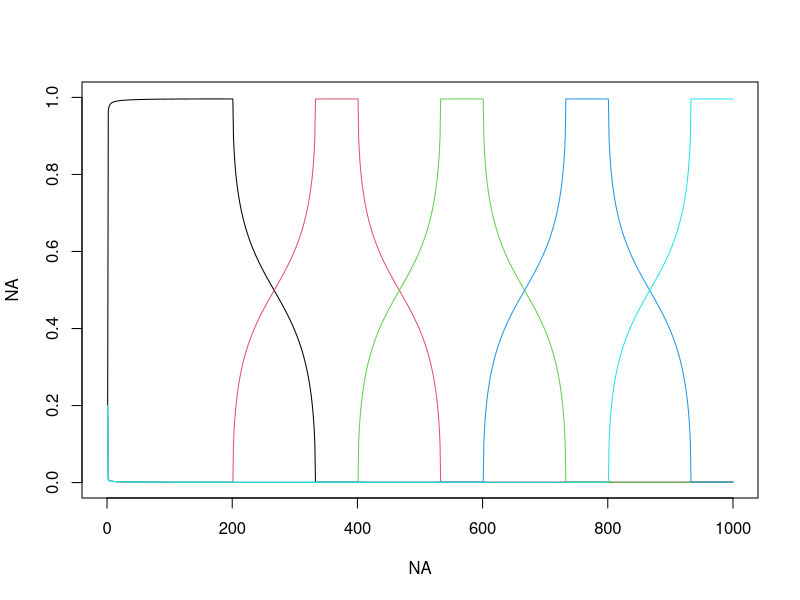
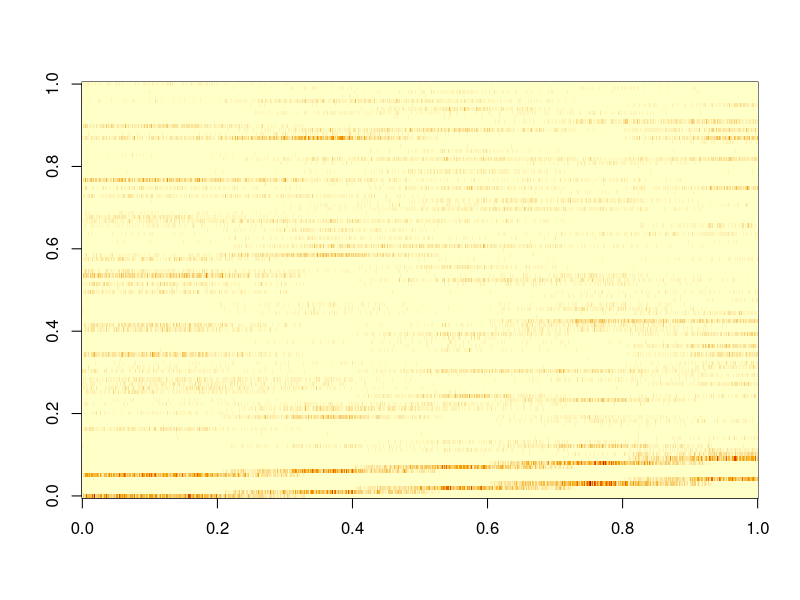
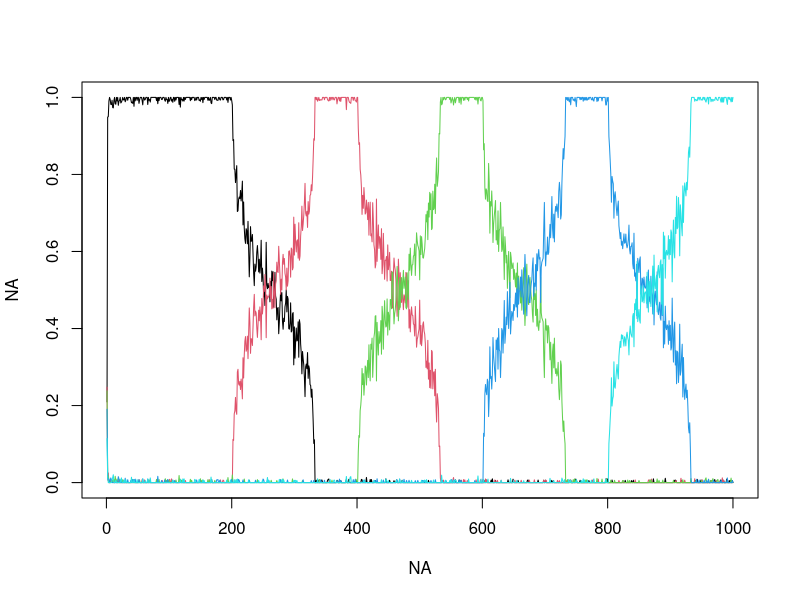
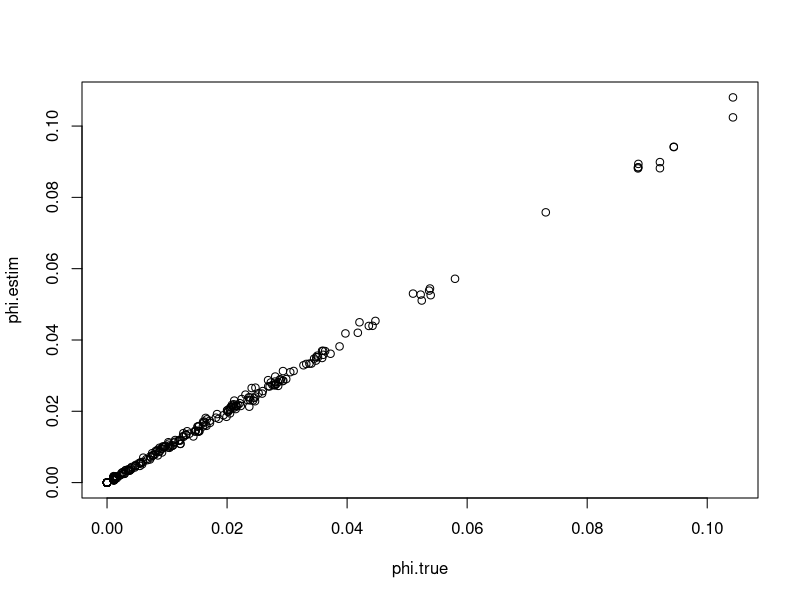

Here is the R script that generated these plots, in order: (Note: this script raises an error after producing the figures.)
rm(list=ls(all=TRUE))
set.seed(4)

nloc=1000
nspp=100
ncommun=5
base=floor(nloc/(ncommun-2))

#generate thetas
x=seq(from=-1,to=1,length.out=base)
y=sqrt(1-(x^2))*0.1
min1=0.0001
y[y<min1]=min1
# plot(x,y)
  
init=floor(nloc/ncommun)
seq1=c(seq(from=1,to=nloc,by=init),nloc)
  
theta=matrix(min1,nloc,ncommun)
for (i in 1:ncommun){
  seq2=seq1[i]:(seq1[i]+base-1)
  seq3=seq2[seq2<=nloc]
  theta[seq3,i]=y[1:length(seq3)]
}
theta=theta/matrix(apply(theta,1,sum),nloc,ncommun)
theta.true=theta
  
plot(NA,NA,xlim=c(0,nloc),ylim=c(0,1))
for (i in 1:ncommun) lines(1:nloc,theta[,i],col=i)
  
#generate phi  
tmp=matrix(rnorm(ncommun*nspp,mean=0,sd=2),ncommun,nspp)
tmp[tmp<0.1]=0.1
tmp[,1:(2*ncommun)]=cbind(diag(8,ncommun),diag(8,ncommun))
phi=tmp/matrix(rowSums(tmp),ncommun,nspp)
round(phi[,1:20],2)
table(round(phi,2))

unique(rowSums(phi))
phi.true=phi

#generate actual observations y
nl=floor(runif(nloc,min=100,max=200))
nlk=matrix(NA,nloc,ncommun)
nks=matrix(0,ncommun,nspp)
y=matrix(NA,nloc,nspp)
for (i in 1:nloc){
  nlk[i,]=rmultinom(1,size=nl[i],prob=theta[i,])
  tmp1=rep(0,ncommun)
  for (k in 1:ncommun){
    tmp=rmultinom(1,size=nlk[i,k],prob=phi[k,])
    nks[k,]=nks[k,]+tmp
    tmp1=tmp1+tmp
  }
  y[i,]=tmp1
}
image(y)

#look at stuff to make sure it makes sense
theta.estim=nlk/matrix(nl,nloc,ncommun)
plot(NA,NA,xlim=c(1,nloc),ylim=c(0,1))
for (i in 1:ncommun) lines(1:nloc,theta.estim[,i],col=i)
nlk.true=nlk

phi.estim=nks/matrix(rowSums(nks),ncommun,nspp,)
plot(phi.true,phi.estim)
nks.true=nks

#export results
setwd('U:\\GIT_models\\git_LDA_MS')
nome=paste('fake data',ncommun,'.csv',sep='')    
colnames(y)=paste('spp',1:nspp,sep='')
rownames(y)=paste('loc',1:nloc,sep='')
write.csv(y,nome)    
